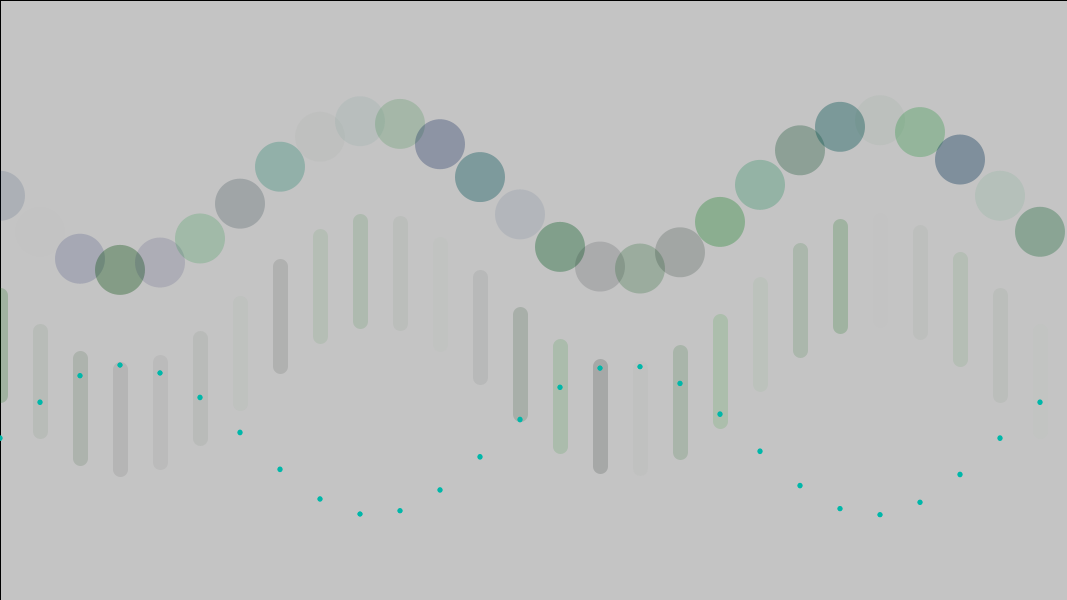
Frame 1 (no input)
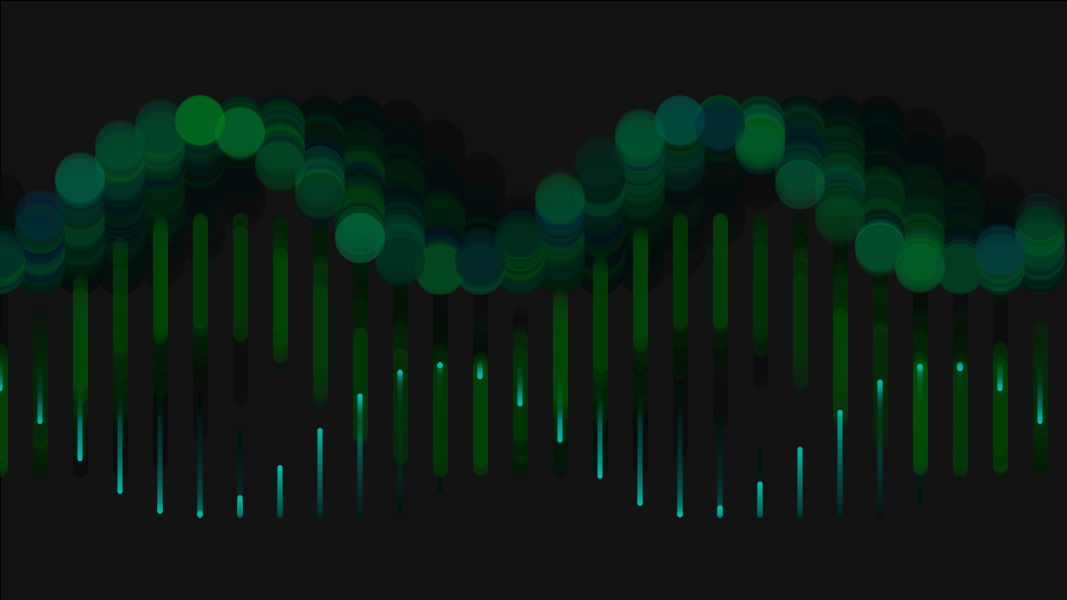
Frame 60 (the mouse pressed at the canvas centre just before this capture)
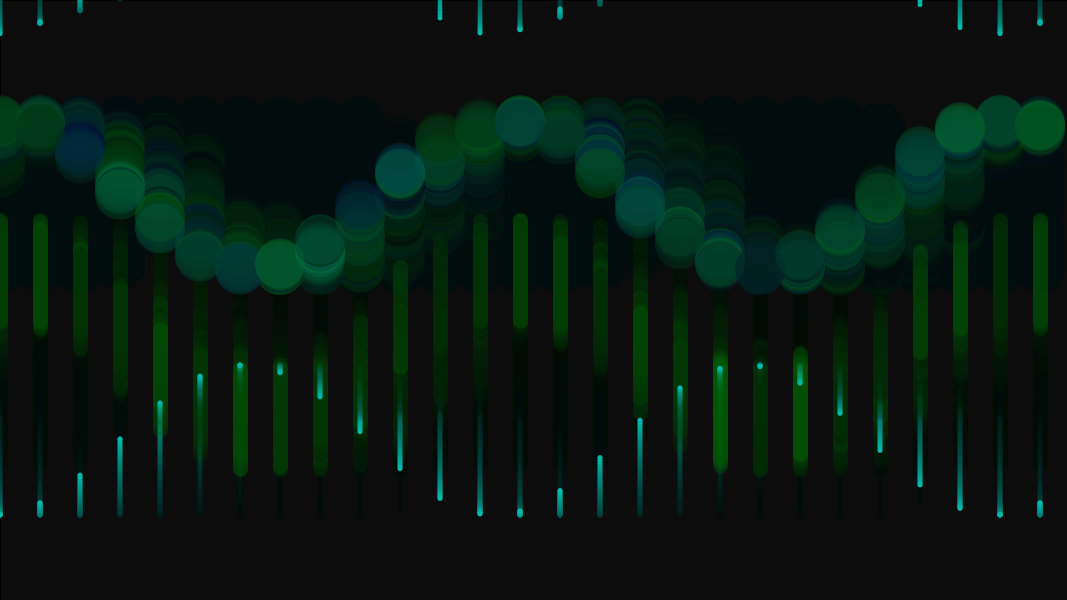
Frame 120 (the mouse held since frame 60 and released just before this capture)

The Processing sketch that drew these frames (run headless with seeded random() and noise(); from frame 60 on, the mouse is pressed at the canvas centre):

// Processing sketch: processing_177410
// ── processing_177410.pde

int xspacing = 40;   // distance btwn circles 
int w;              // width of wave
int h;
float theta;  // starting angle
float amplitude = 75.0;  // height of wave
float period = 500.0;  // length of wave before repeat
float dx;  // Value for incrementing X, a function of period and xspacing
float[] yvalues;  // array for y values of sin wave
float v1; //value for blue translating sin wave


void setup() {
  size(1067, 600);
  w = width+50; //since ellipses are 50 wide
  h = height;
  dx = (TWO_PI / period) * xspacing;
  yvalues = new float[w/xspacing];
  //create xvalues for array
}

void draw() {
  fill(0, 10);
  rect(0, 0, w, h);

  translate(0, -105);
  calcWave();
  renderWave();

  translate(0, 245);
  calcInverse();
  renderInverse();

  calcInverse();
  renderInverse();

  translate(0, -600);
  translate(0, v1);
  v1+=1; 
  if (v1 > h) {
    v1 = -600;
  }
  calcInverse();
  renderInverse();
}


void calcWave() {
  // velocity
  theta += 0.01;
  // for every x, sin y
  float x = theta;
  for (int i = 0; i < yvalues.length; i++) {
    yvalues[i] = sin(x)*amplitude;
    x+=dx;
  }
}

void renderWave() {
  noStroke();
  // draw wave with ellipses at each point
  for (int x = 0; x < yvalues.length; x++) {
    
    stroke(0, random(155), random(10), random(50));
    strokeWeight(15);
    strokeCap(ROUND);
    line(x*xspacing, height/2+yvalues[x]+100, x*xspacing, yvalues[x]+500); 

    noStroke();
    fill(random(0), random(155), random(100), random(100));
    ellipse(x*xspacing, height/2+yvalues[x], 50, 50);
  }
}
///////////////////////////////////
// calculate/draw the inverse wave
///////////////////////////////////
void calcInverse() {
  // velocity
  theta += 0.01;
  // for every x, sin y
  float x = theta;
  for (int i = 0; i < yvalues.length; i++) {
    yvalues[i] = -(sin(x)*amplitude);
    x+=dx;
  }
}

void renderInverse() {
  noStroke();
  fill(0, 183, 169);
  // draw wave with ellipses at each point
  for (int x = 0; x < yvalues.length; x++) {
    ellipse(x*xspacing, height/2+yvalues[x], 5, 5);
  }
}
